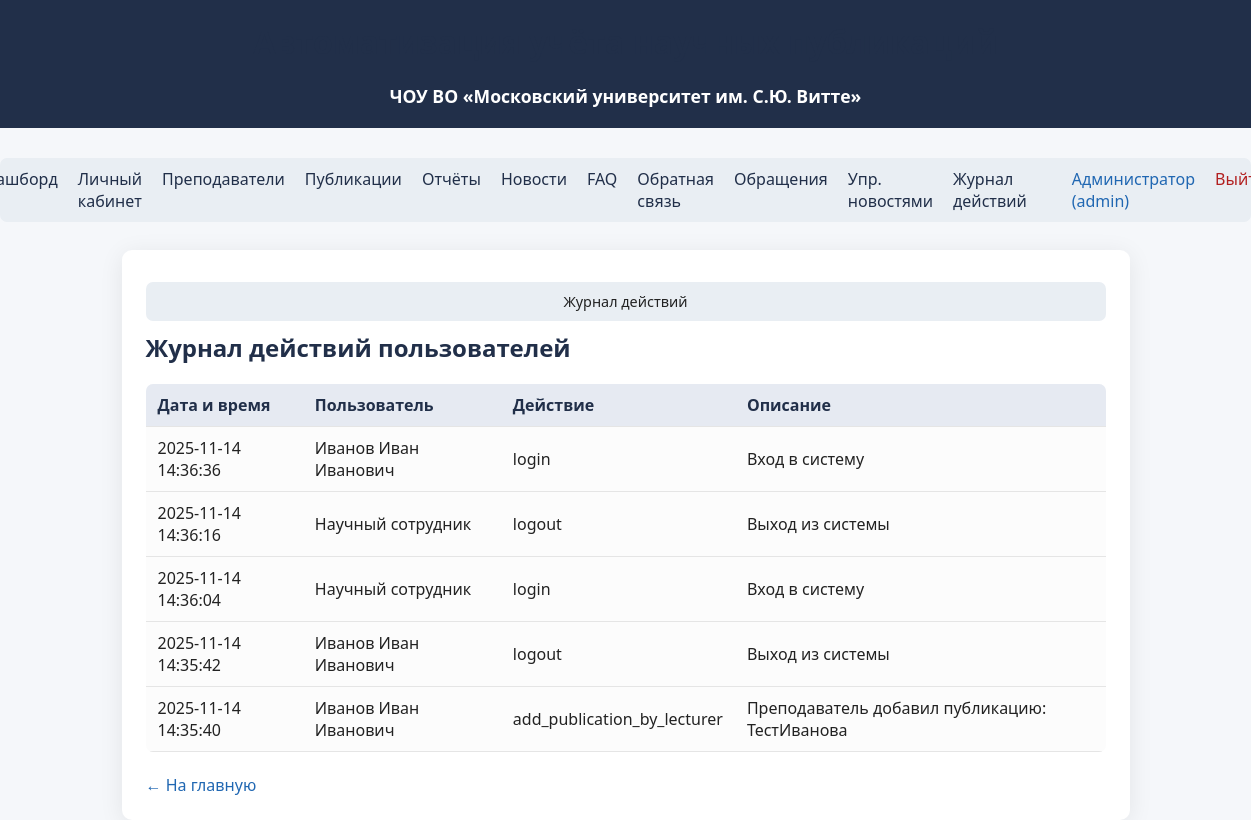
/log (signed in), run on an earlier commit of the app's database.
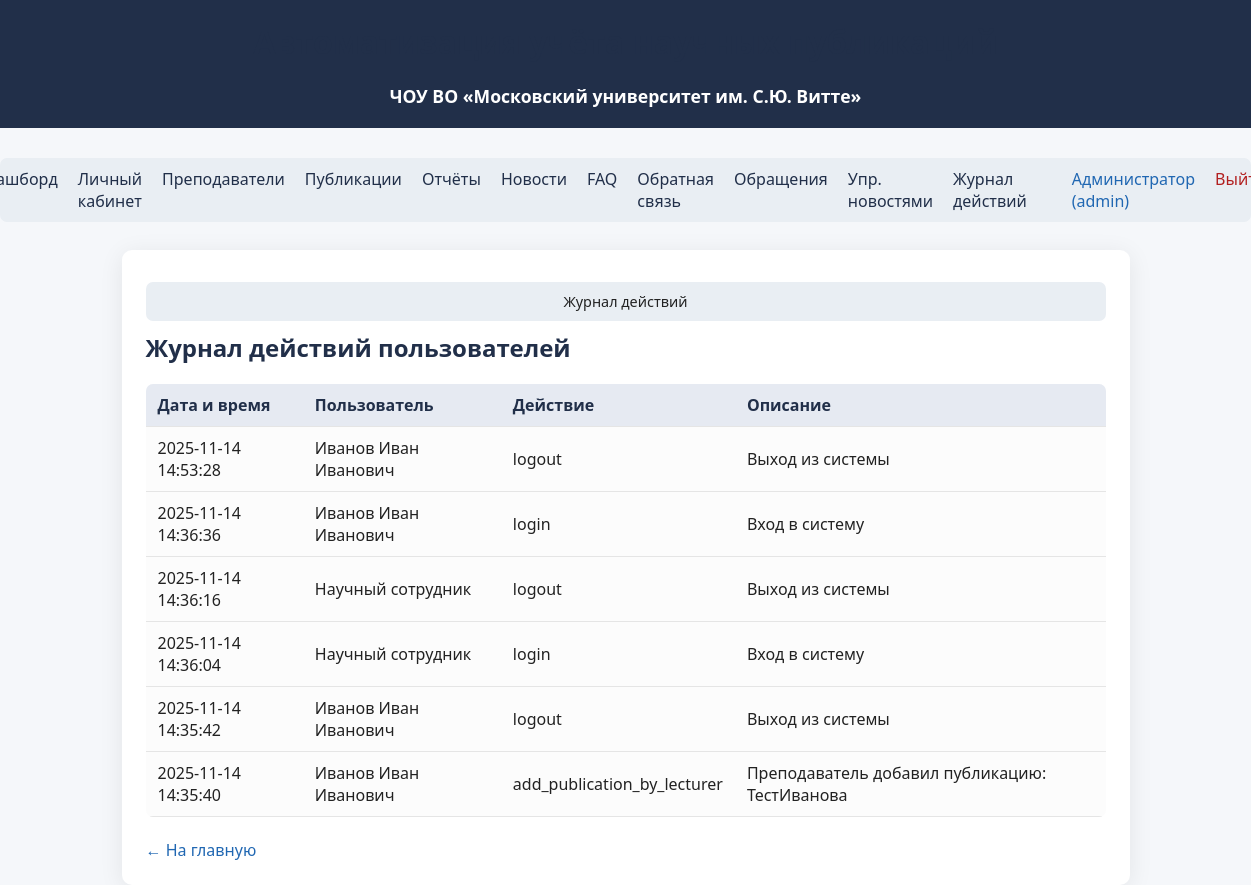
And on a later commit of the database.
### tables this page shows
CREATE TABLE users (
            id INTEGER PRIMARY KEY AUTOINCREMENT,
            fio TEXT,
            email TEXT UNIQUE,
            password TEXT,
            role TEXT,
            lecturer_id INTEGER
        );

CREATE TABLE logs (
            id INTEGER PRIMARY KEY AUTOINCREMENT,
            user_id INTEGER,
            action TEXT,
            description TEXT,
            timestamp DATETIME DEFAULT CURRENT_TIMESTAMP,
            FOREIGN KEY(user_id) REFERENCES users(id)
        );

### app/routes.py (the view)
@bp.route('/log')
@login_required(role='admin')
def log():
    logs = get_all_logs()
    return render_template(
        'log.html',
        logs=logs,
        breadcrumbs=[('Журнал действий', None)]
    )

### app/models.py (called while the page is built)
def get_db():
    db = getattr(g, '_database', None)
    if db is None:
        db = g._database = sqlite3.connect(DATABASE)
        db.row_factory = sqlite3.Row
    return db

def get_user_by_id(user_id):
    db = get_db()
    user = db.execute(
        "SELECT * FROM users WHERE id = ?", (user_id,)
    ).fetchone()
    return user

def get_all_logs():
    db = get_db()
    return db.execute(
        "SELECT logs.*, u.fio AS user_fio FROM logs "
        "LEFT JOIN users u ON logs.user_id = u.id "
        "ORDER BY logs.timestamp DESC"
    ).fetchall()

### app/routes.py (called while the page is built)
def login_required(role=None):
    def decorator(f):
        @wraps(f)
        def decorated_function(*args, **kwargs):
            if 'user_id' not in session:
                return redirect(url_for('main.login'))
            if role and session.get('role') != role:
                flash('Нет доступа')
                return redirect(url_for('main.dashboard'))
            return f(*args, **kwargs)
        return decorated_function
    return decorator

@bp.before_app_request
def load_logged_in_user():
    user_id = session.get('user_id')
    g.user = get_user_by_id(user_id) if user_id else None

### app/templates/log.html (shortened to what this page needs)
{% extends "base.html" %}
{% block content %}
<h2>Журнал действий пользователей</h2>
<table>
    <thead>
        <tr>
            <th>Дата и время</th>
            <th>Пользователь</th>
            <th>Действие</th>
            <th>Описание</th>
        </tr>
    </thead>
    <tbody>
        {% for log in logs %}
        <tr>
            <td>
                {{ log['timestamp'][:19].replace('T', ' ') if log['timestamp'] else '' }}
            </td>
            <td>
                {{ log['user_fio'] or '—' }}
            </td>
            <td>
                {{ log['action'] }}
            </td>
            <td>
                {{ log['description'] }}
            </td>
        </tr>
        {% endfor %}
    </tbody>
</table>
<a href="{{ url_for('main.dashboard') }}">← На главную</a>
{% endblock %}

### app/templates/base.html (shortened to what this page needs)
<!DOCTYPE html>
<html lang="ru">
<head>
    <link rel="stylesheet" href="{{ url_for('static', filename='css/style.css') }}">
</head>
<body>
    <div class="header">
        <h1>Автоматизация учёта научных публикаций</h1>
        <div style="font-size:1.1em;margin-top:5px;">
            <b>ЧОУ ВО «Московский университет им. С.Ю. Витте»</b>
        </div>
    </div>
    <nav>
        {% if g.user %}
            <a href="{{ url_for('main.dashboard') }}">Дашборд</a>
        {% endif %}
        <a href="{{ url_for('main.profile') }}">Личный кабинет</a>
        <a href="{{ url_for('main.lecturers') }}">Преподаватели</a>
        <a href="{{ url_for('main.publications') }}">Публикации</a>
        <a href="{{ url_for('main.reports') }}">Отчёты</a>
        <a href="{{ url_for('main.news_list') }}">Новости</a>
        <a href="{{ url_for('main.faq') }}">FAQ</a>
        <a href="{{ url_for('main.feedback') }}">Обратная связь</a>
        {% if g.user and g.user['role'] == 'admin' %}
            <a href="{{ url_for('main.admin_feedback') }}">Обращения</a>
            <a href="{{ url_for('main.admin_news') }}">Упр. новостями</a>
            <a href="{{ url_for('main.log') }}">Журнал действий</a>
        {% endif %}
        <span style="margin-left:25px;color:#2067b2;">
            {% if g.user %}
                {{ g.user['fio']|default('Пользователь') }} ({{ g.user['role']|default('') }})
            {% endif %}
        </span>
        {% if g.user %}
            <a href="{{ url_for('main.logout') }}" style="margin-left:auto;color:#b21f1f;">Выйти</a>
        {% else %}
            <a href="{{ url_for('main.login') }}" style="margin-left:auto;color:#2067b2;">Войти</a>
        {% endif %}
    </nav>
    <div class="container">
        {% if breadcrumbs %}
        <nav class="breadcrumbs" style="margin-bottom:10px; font-size:0.9em;">
            {% for title, url in breadcrumbs %}
                {% if url %}
                    <a href="{{ url }}">{{ title }}</a>
                    {% if not loop.last %}&raquo;{% endif %}
                {% else %}
                    <span>{{ title }}</span>
                {% endif %}
            {% endfor %}
        </nav>
        {% endif %}
        {% block content %}{% endblock %}
    </div>
</body>
</html>

### app/static/css/style.css (style rules this page uses)
body { font-family: 'Segoe UI', Arial, sans-serif; background: #f5f7fa; margin: 0; padding: 0; color: #222; }
.header { background: #212f49; color: #fff; padding: 20px 0; text-align: center; margin-bottom: 30px; }
.container { max-width: 960px; margin: 0 auto; background: #fff; padding: 32px 24px 24px 24px; border-radius: 10px; box-shadow: 0 4px 24px 0 rgba(0,0,0,0.08); }
h1, h2, h3 { color: #212f49; margin-top: 0; }
a { color: #2067b2; text-decoration: none; }
nav { margin-bottom: 28px; background: #e9eef3; padding: 10px 20px; border-radius: 7px; display: flex; gap: 20px; justify-content: center; }
nav a { color: #212f49; font-weight: 500; }
table { border-collapse: collapse; width: 100%; margin-bottom: 22px; background: #fcfcfc; border-radius: 7px; overflow: hidden; }
th, td { padding: 10px 12px; text-align: left; border-bottom: 1px solid #e5e5e5; }
th { background: #e6eaf2; color: #212f49; font-weight: 600; }

What changed in the data, as far as the page shows it:
added logs: timestamp "2025-11-14 14:53:28", fio "Иванов Иван Иванович", action "logout", description "Выход из системы"
